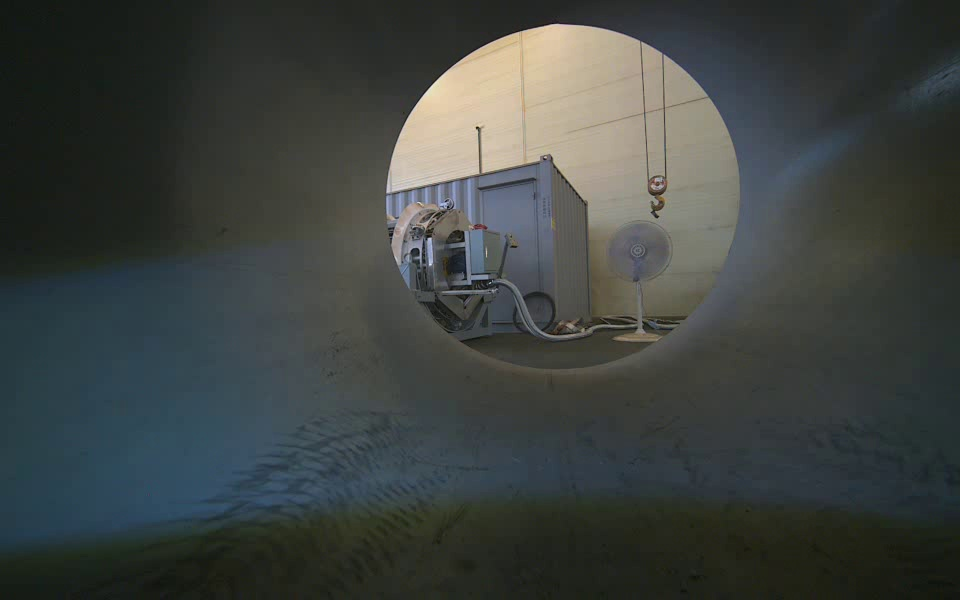
#> input picture unwrap/img/frame1_009.jpg, 960 x 600 px
$ python detect_circle_test.py
#> lines starting #> are read from the running program, lines starting #| are printed output that depends on the picture; after the words box and inside, x2 and y2 are one past the last pixel; in counts of white or black regions, pixels touching at a corner belong together
import cv2
import numpy as np
import matplotlib.pyplot as plt

# 이미지 경로
img_path = 'img/frame1_009.jpg'

# 이미지 불러오기
img = cv2.imread(img_path)
#> img is the input picture: shape (600, 960, 3); mean B, G, R 64.3, 67, 62
if img is None:
    raise FileNotFoundError(f"이미지를 찾을 수 없습니다: {img_path}")

gray = cv2.cvtColor(img, cv2.COLOR_BGR2GRAY)
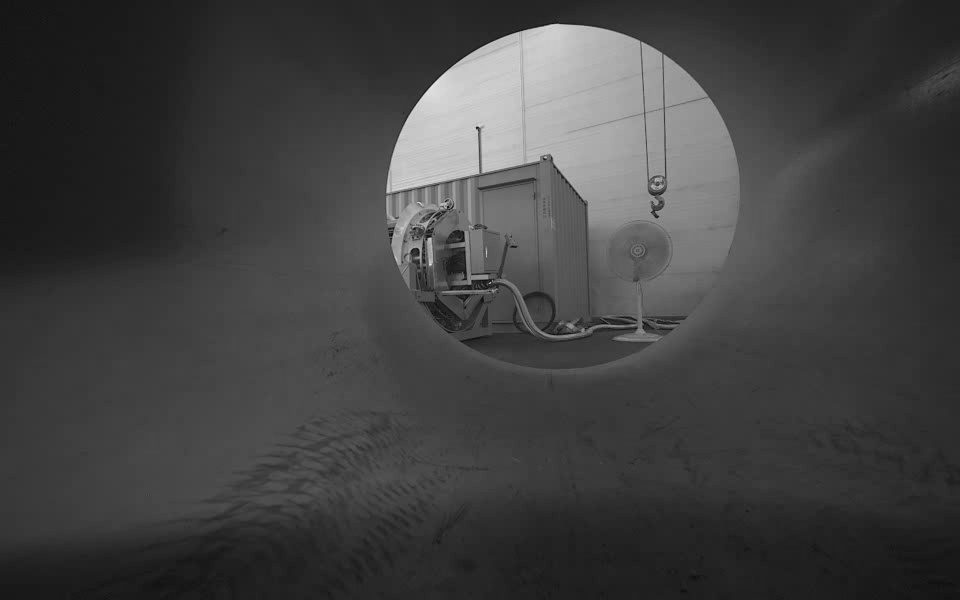
#> gray: shape (600, 960); min 10, max 234, mean 65.2
gray_blur = cv2.medianBlur(gray, 5)

# Hough 원 검출
circles = cv2.HoughCircles(
    gray_blur,
    cv2.HOUGH_GRADIENT,
    dp=1.2,
    minDist=100,
    param1=200,
    param2=50,
    minRadius=30,
    maxRadius=200
)
#> circles = [[565.8, 202.2, 177.6]]

# 원 시각화
if circles is not None:
    circles = np.uint16(np.around(circles))
#> circles = [[566, 202, 178]]
    for x, y, r in circles[0, :]:
        cv2.circle(img, (x, y), r, (0, 0, 255), 2)
        cv2.circle(img, (x, y), 2, (0, 255, 0), 3)
#> this loop made 1 pass
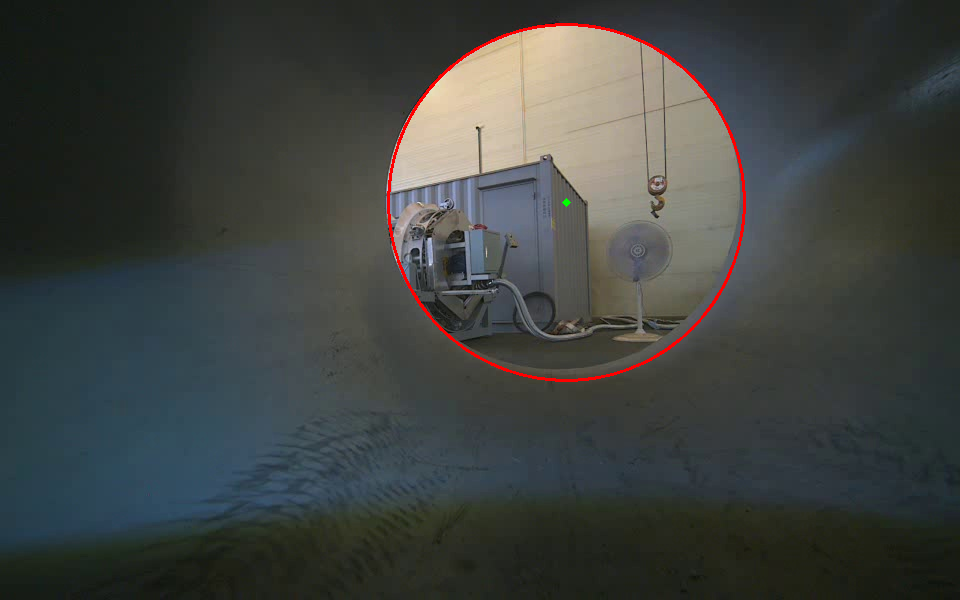
#> img: shape (600, 960, 3); 0.59% of pixels changed, all inside (x1, y1, x2, y2) = (387, 23, 746, 382)
    print(f"✅ 원 {len(circles[0])}개 검출됨")
#| ✅ 원 1개 검출됨
else:
    print("❌ 원 검출 실패")

# 출력
plt.figure(figsize=(10, 6))
plt.imshow(cv2.cvtColor(img, cv2.COLOR_BGR2RGB))
plt.title("Detected Circle (frame1_009.jpg)")
plt.axis('off')
plt.show()

$ run again, with unwrap/img/frame1_000.jpg copied over unwrap/img/frame1_009.jpg
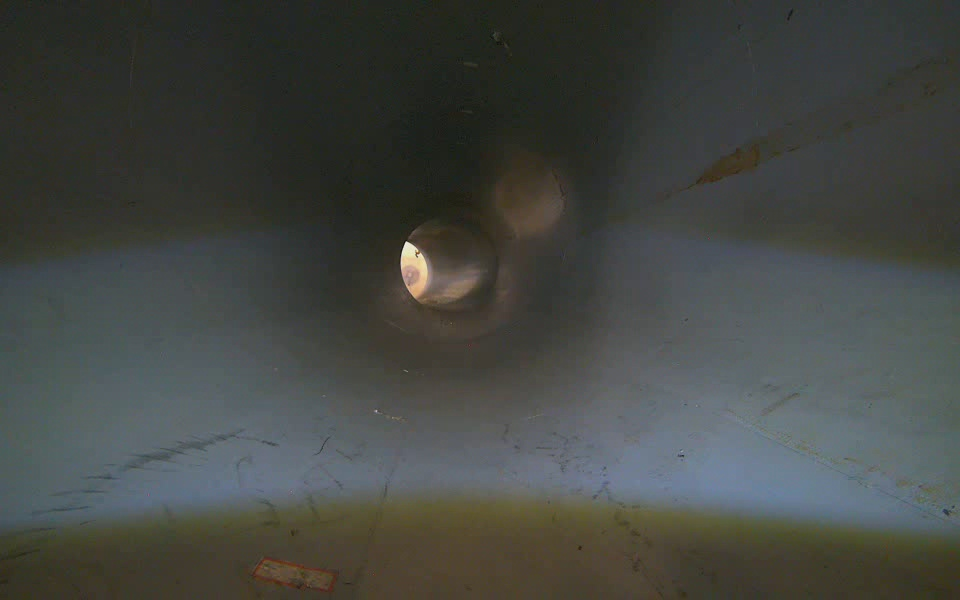
#> input picture unwrap/img/frame1_000.jpg, 960 x 600 px
#> img is the input picture: shape (600, 960, 3); mean B, G, R 66.7, 70.7, 67.7
#> `gray = cv2.cvtColor(img, cv2.COLOR_BGR2GRAY)`:
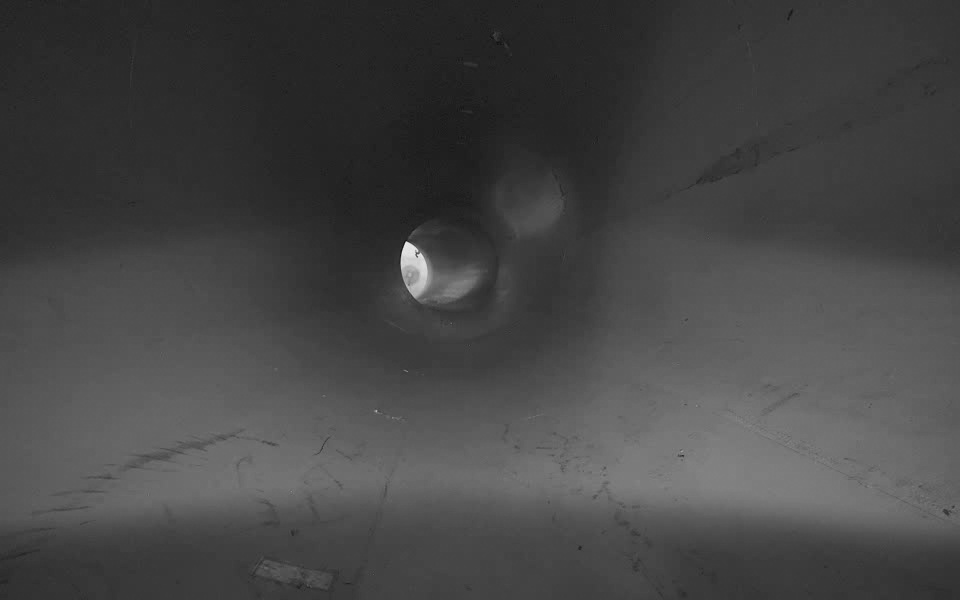
#> gray: shape (600, 960); min 15, max 234, mean 69.4
#> circles = None
